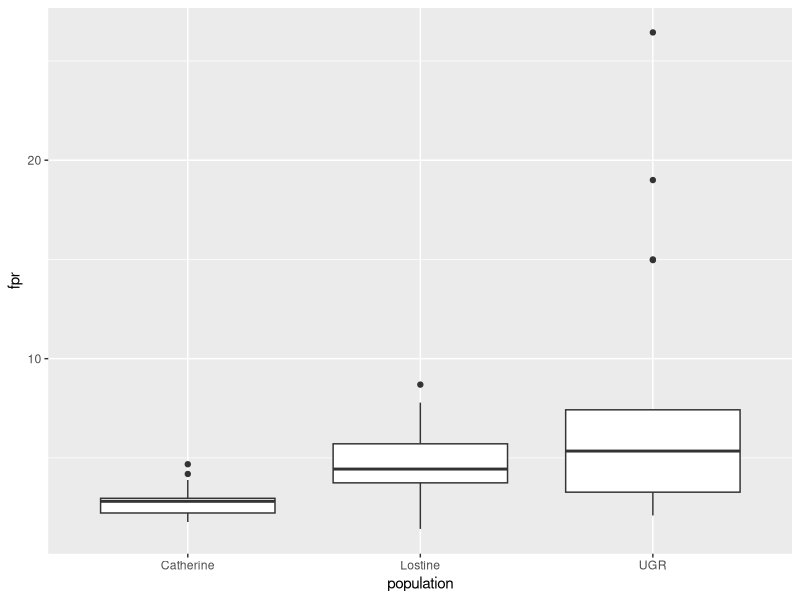
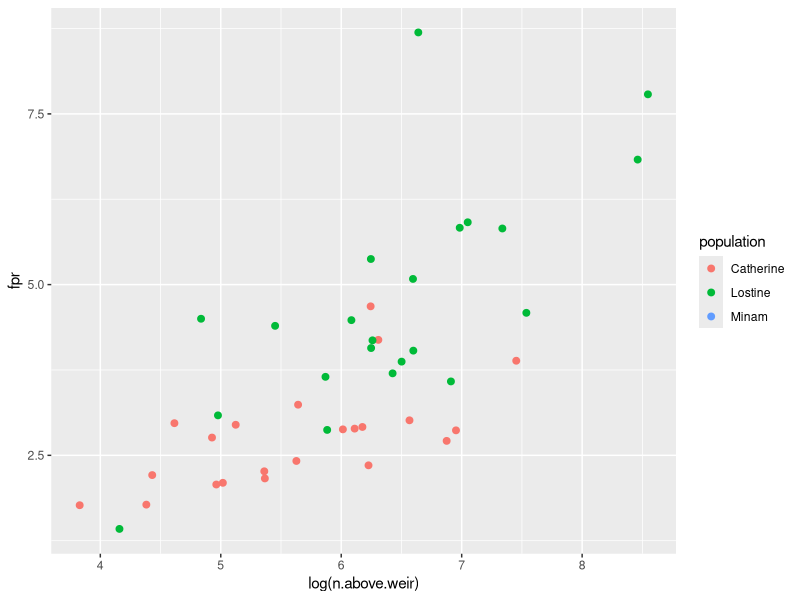
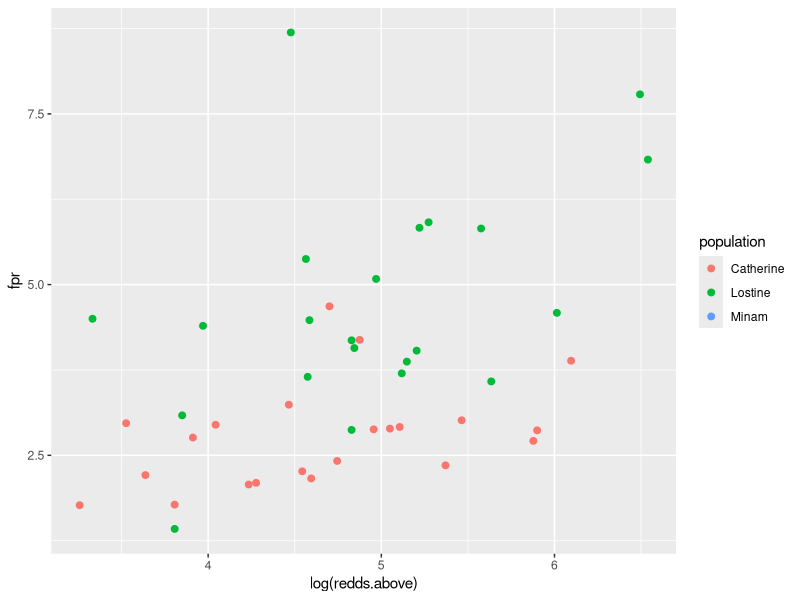

Generate these figures, in order, with R:
## ---- chunk 1
# eventually can add setup file here
library(dplyr)
## ---- chunk 2
fish.redd <- data.frame(
  year = 1989:1997,
  pop = c(168, 306, 276, 577, 906, 141, 155, 204, 439),  #From SimpleBrood/Total Above the Weir, starting w/ 1989
  redds = c(48, 91, 78, 130, 338, 74, 30, 72, 145))  #From Brood Data/Expanded redds above weir

fish.redd <- mutate(fish.redd, fpr = pop/redds )

## ---- chunk 3
# Average fish per redd in this data set:
  mean(fish.redd$fpr)  # Close but not exactly 3.2
## ---- chunk 4
# Std Deviation
  sd(fish.redd$fpr)
## ---- chunk 5
# Avg CV
  mean(sd(fish.redd$fpr)/fish.redd$fpr)
## ---- chunk 6
adult <- read.csv("data_source/AdultAbundance.csv")
adult <- select(adult, -starts_with("X"))

# Calculate basic above-weir fish-per-redd
adult <- mutate(adult, fpr = n.above.weir/redds.above)
adult$fpr[adult$fpr==Inf] <- NA

## ---- chunk 7
mean(adult$fpr[adult$fpr], na.rm=TRUE)
sd(adult$fpr, na.rm=TRUE)
range(adult$fpr, na.rm=TRUE)
## ---- chunk 8
head(select(arrange(adult, desc(fpr)), population, return.year, n.above.weir, total.return.to.river, redds.above, redds.below, fpr))
## ---- chunk 9
adult[adult$population!="Minam", ] %>%
  group_by(population) %>%
  summarize(n.yrs = n(), 
            mean.fpr = mean(fpr, na.rm=TRUE),
            sd.fpr = sd(fpr, na.rm=TRUE),
            avg.cv = sd.fpr/mean.fpr)
## ---- chunk 10
library(ggplot2)
ggplot(data=adult[adult$population!="Minam", ]) +
  geom_boxplot(aes(x=population, y=fpr))

# Plot against total population estimate
ggplot(data=adult[adult$population!="UGR", ]) +
  geom_point(aes(x=log(n.above.weir), y=fpr, color=population), size=2)  #log relationship looks pretty good

# What about number of redds?
ggplot(data=adult[adult$population!="UGR", ]) + #
  geom_point(aes(x=log(redds.above), y=fpr, color=population), size=2)  #log relationship looks pretty good
## ---- chunk 11
mean(adult$fpr[adult$population!="UGR"], na.rm=TRUE)
sd(adult$fpr[adult$population!="UGR"], na.rm=TRUE)
# cv:
  sd(adult$fpr[adult$population!="UGR"], na.rm=TRUE) / mean(adult$fpr[adult$population!="UGR"], na.rm=TRUE)
## ---- chunk 12
harvest <- read.csv("data_source/data_harvest_GR2013-2015.csv")

# Back-calculate SE and CV
harvest <- mutate(harvest, 
                  se = (abund-ci.low)/1.96,
                  cv = round(se/abund, 3) )
## ---- chunk 13
# Avg CV
  round(mean(harvest$cv), 3)
